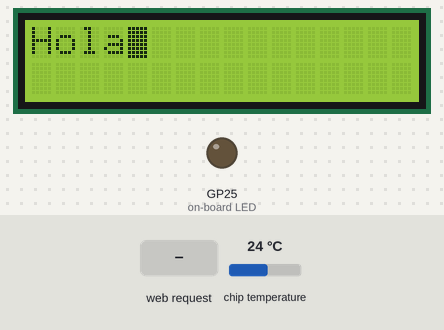
Bench run of a program on a simulated Raspberry Pi Pico running MicroPython. Parts: 16×2 character LCD, output pins drawn as LEDs (lit = HIGH). The inputs (shaded band) are chosen by the test bench; at power-on: chip temperature 24 °C. WiFi joins after 1.5 s; library files of the repository ran but are not shown: pico_i2c_lcd.py; what the program prints to the serial console is not drawn.

Above: at 3.2 s.
3.3 s: HTTP request GET /lcd? received
At 3.8 s:
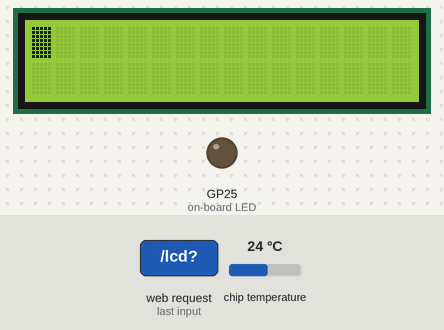
4.8 s: HTTP request GET /lighton? received
At 6.0 s:
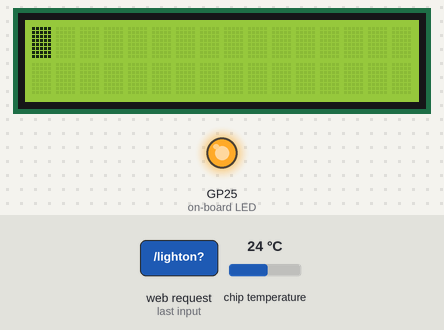
6.3 s: HTTP request GET /lightoff? received
At 7.3 s:
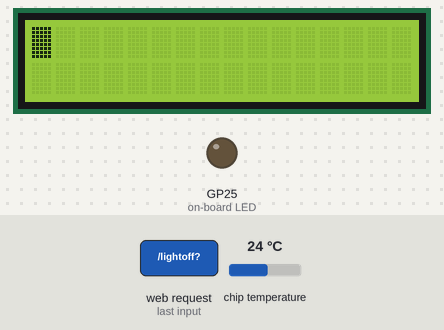
Timing chart, 0 to 9.3 s (numbered marks = the images above; inputs shaded):
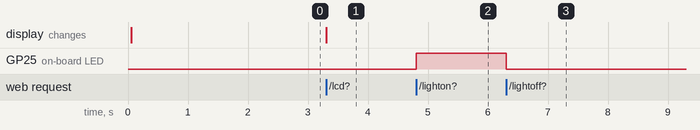

Measured:
- after the input at 3.3 s, the display: changes at once (image 1)
- after the input at 4.8 s, GP25 (on-board LED): LOW → HIGH at once
- after the input at 6.3 s, GP25 (on-board LED): HIGH → LOW at once

The program:

picow_webserver_i2clcd.py
```python
# Taller Raspberry Pi Pico con MicroPython
# Conexión WIFI y servidor web
# Fuente: https://projects.raspberrypi.org/en/projects/get-started-pico-w/2

import network
import socket
from time import sleep
from picozero import pico_temp_sensor, pico_led
from pico_i2c_lcd import I2cLcd
import machine

ssid = '[SSID]'
password = '[PASSWORD]'

i2c_sda = machine.Pin(26)
i2c_scl = machine.Pin(27)

i2c = machine.I2C(1,sda=i2c_sda, scl=i2c_scl, freq=400000)
i2c_addr = i2c.scan()[0]
print("LCD addr:", i2c_addr)
lcd = I2cLcd(i2c, i2c_addr, 2, 16)
lcd.blink_cursor_on()
lcd.putstr("Hola")

def connect():
    #Connect to WLAN
    wlan = network.WLAN(network.STA_IF)
    wlan.active(True)
    wlan.connect(ssid, password)
    while wlan.isconnected() == False:
        print('Waiting for connection...')
        sleep(1)
    ip = wlan.ifconfig()[0]
    print(f'Connected on {ip}')
    return ip

def open_socket(ip):
    # Open a socket
    address = (ip, 80)
    connection = socket.socket()
    connection.bind(address)
    connection.listen(1)
    return connection

def webpage(temperature, state):
    #Template HTML
    html = f"""
            <!DOCTYPE html>
            <html>
            <form action="./lighton">
            <input type="submit" value="Light on" />
            </form>
            <form action="./lightoff">
            <input type="submit" value="Light off" />
            </form>
            <p>LED is {state}</p>
            <p>Temperature is {temperature}</p>
            </body>
            </html>
            """
    return str(html)

def serve(connection):
    #Start a web server
    state = 'OFF'
    pico_led.off()
    temperature = 0
    while True:
        client = connection.accept()[0]
        request = client.recv(1024)
        request = str(request)
        action = ''
        print(request)
        try:
            action = request.split()[1]
        except IndexError:
            pass
        if action == '/lighton?':
            pico_led.on()
            state = 'ON'
        elif action =='/lightoff?':
            pico_led.off()
            state = 'OFF'
        elif action.startswith('/lcd?'):
            msg = action[5:].replace('%20',' ')
            lcd.clear()
            lcd.putstr(msg)
        temperature = pico_temp_sensor.temp
        html = webpage(temperature, state)
        client.send(html)
        client.close()

try:
    ip = connect()
    connection = open_socket(ip)
    serve(connection)
except KeyboardInterrupt:
    machine.reset()
```
